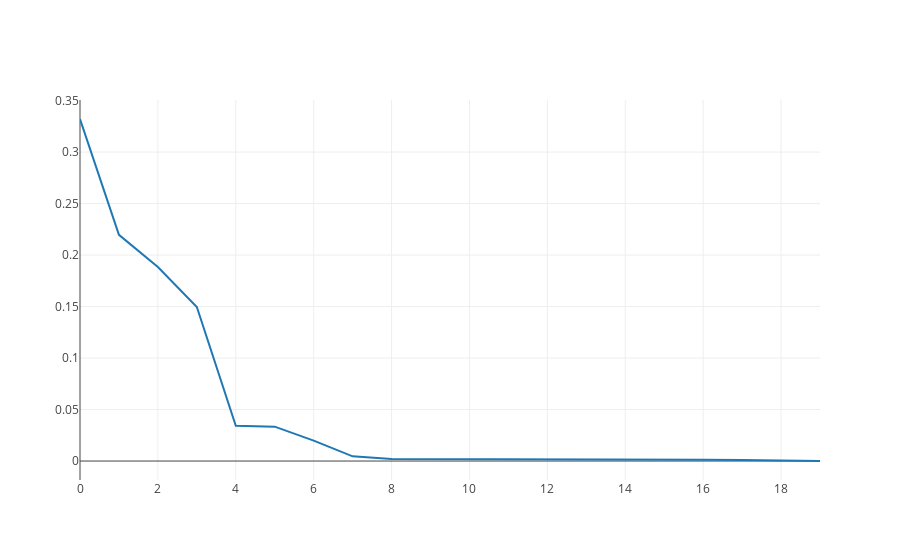

The notebook cell saved with this chart:
### Markdown cell above
# Plot of GMM cluster weights
Copy-pasted from a console dump of the weights of a learned imputation GMM.

### Code cell
w = np.array([  2.19594216e-01,   1.98182828e-02,   1.96214925e-03,
         1.49626555e-01,   1.95081819e-03,   1.88412941e-01,
         1.93557835e-03,   3.33632845e-02,   1.91699448e-03,
         1.90740798e-03,   1.89786943e-03,   1.88837857e-03,
         3.41463885e-02,   3.32117089e-01,   1.56052717e-03,
         1.30320653e-03,   1.08831637e-03,   9.08860183e-04,
         4.56499448e-03,   3.61426252e-05])
iplot([dict(y=sorted(w, key=lambda k: -k))])

### Figure 1 — Plotly figure (JSON) as saved in the notebook; plotly's stock layout.template omitted (floating-point values rounded to 4 significant figures)
{"data": [{"y": [0.3321, 0.2196, 0.1884, 0.1496, 0.03415, 0.03336, 0.01982, 0.004565, 0.001962, 0.001951, 0.001936, 0.001917, 0.001907, 0.001898, 0.001888, 0.001561, 0.001303, 0.001088, 0.0009089, 3.614e-05]}], "layout": {}}
